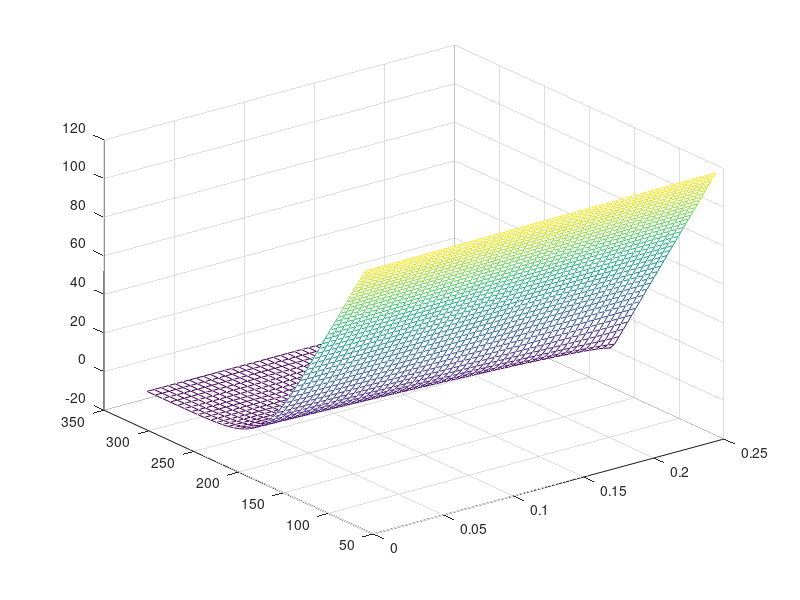

Reproduce this figure in MATLAB. (Note: this script raises an error after producing the figure.)
%%%%%%%%%%%%%%%%%%%%%%%%%%%%%%%%%%%%%%%%%%%%%%%%%%%%%%%%%%%%%%%%%%%%%%%%%%%
%                 1D Black-Scholes Equation Solver for
%                        European Put Option
%
%  The following code solves the B-S equation as a transformed heat
%  equation using the Finite Element Method. This program solves the 
%  equation for different values of N and M (no. of spatial and temporal 
%  points resp.) and plots the solution. We also perform basic error 
%  analysis by taking the analytical solution and solving for the error.
%
%  T - Time to Maturity
%  K - Strike Price
%  r - risk free interest rate
%  sigma - volatility
%
%  x_min, x_max - stock price bounds (these are implemented so we can
%  define the spatial domain)
%  x, tau - space and time domain resp.
%  x_eff - spatial domain excluding boundaries
%
%  S, k1, r - variables for transformation to heat equation
%
%  b - matric used to describe the boundary conditions as described in
%  Section 5
%
%  xi - matrix for the time variables (calculated using Crank-Nicolson)
%
%  REFERENCE: The Finite Element Method for Option Pricing under Heston’s Model.
%             Final Report for MA6621 Programming and Computing for Finance and Actuarial Science.
%             Hu Wei, Yao Wuguannan and Huang Jiaheng, Univeristy of Hong Kong, 2016

close all
clear all


%%%%%%%%%%%%%%%%%%%%   Initial Setup of Variables   %%%%%%%%%%%%%%%%%%%%%%%

T = 0.25; K = 175;
r = 0.04; sigma = 0.30;


% Log transformation of stock price bounds
x_min = log(25/K); x_max = log(500/K);



% Discretise the spatial and time domain

N = 100; M = 50;

x = linspace(x_min, x_max, N+2); dx = x(2) - x(1);
tau = linspace(0, T*(sigma^2)/2, M+1); dtau = tau(2) - tau(1);
x_eff = x(2 : length(x)-1);

xi = zeros(length(x_eff), length(tau));
b=xi;

k1 = 2*r / (sigma^2);
S = K*exp(x);


%%%%%%%%%%%%%%%%%%%  Establish boundary conditions  %%%%%%%%%%%%%%%%%%%%%%%


% Initial condition for option value at time T (this is gamma in our notes)
IC = @(x, k1) max(0, exp(0.5 * x * (k1 - 1)) - exp(0.5 * x * (k1 + 1)));

% Boundary conditions (alpha - value at x_min , beta - value at x_max)
alpha = @(tau) exp(1/2*(k1-1)*x_max + 1/4*tau*(k1-1)^2);
beta = @(tau) 0;
phi_boundary = @(x, tau) (beta(tau) - alpha(tau)) .* (x - x_min)/(x_max - x_min) + alpha(tau);

% Set initial condition.

xi(:,1) = IC(x_eff, k1)-phi_boundary(x_eff,0);

% Construct b to incorporate the boundary conditions into the FEM solution.
for i = 1 : length(tau)
    b(:, i) = ((x_eff - x_min)/(x_max - x_min)) * dx * (0.25 * (k1 + 1) ^ 2) * beta(tau(i));
end


%%%%%%  Assemble matrices and solve for xi using time stepping scheme  %%%%

A1 = zeros(N,N);
for i=1:N
    if i > 1
        A1(i, i-1) = -1/dx;
    end
    A1(i, i) = 2/dx;
    if i < N
        A1(i, i+1) = -1/dx;
    end
end
A1(1,1:2)=[2/dx,-1/dx]; A1(N,N-1:N)=[-1/dx,2/dx];

B1 = zeros(N,N);
for i=1:N
    if i > 1
        B1(i, i-1) = dx/6;
    end
    B1(i, i) = 2*dx/3;
    if i < N
        B1(i, i+1) = dx/6;
    end
end
B1(1,1:2)=[2*dx/3,dx/6]; B1(N,N-1:N)=[dx/6,2*dx/3];

% Solve for xi using the Crank-Nicolson Scheme
B_final = B1 + (0.5 * dtau) .* A1;
A_final = B1 - (0.5 * dtau) .* A1;

for i = 2 : length(tau)
    xi(:, i) = B_final \ (A_final * xi(:, i - 1) - (dtau/2) * (b(:, i) + b(:, i-1)));
end

%%%%%%%%%%%%%%%%%%%   Option Price Calculation V(S,t)   %%%%%%%%%%%%%%%%%%%

% Get option price at nodes
base = zeros(length(x), length(tau));
for i = 1 : length(x)
    for j = 1 : length(tau)
        base(i, j) = phi_boundary(x(i), tau(j));
    end
end

nodes = [zeros(1,length(tau)); xi; zeros(1,length(tau))];
nodes = nodes + base;


% Transform option prices back to the stock price and time domain
for i=1:length(x)
    for j=1:length(tau)
        nodes(i,j)=(K*exp((-0.5)*(k1-1)*x(i)+(-0.25)*((k1+1)^2)*tau(j)))*nodes(i,j);
    end
end



%%%%%%%%%%%%%%%%%%%%%%      Post-Processing      %%%%%%%%%%%%%%%%%%%%%%%%%%



% Output a 3D mesh of our FEM approiximation
V = nodes;
stock = S;
time = T-tau*2/sigma^2;
s = mesh(time',stock(3*N/10:85*N/100),V(3*N/10:85*N/100,:));view(3);
%mesh(time', stock, Nodes_v);view(3);
s.FaceColor = 'interp';
s.FaceAlpha = 0.3;
s.EdgeAlpha = 1; 
s.LineWidth = 0.75;
colormap turbo
title('Black-Scholes FEM Approximation for European Put');
ylabel('Stock Price (S)');xlabel('Time (T-t)');zlabel('Option Price V(S,t)');


% Output a 2D plot of the FEM Approximation for different time values
figure(2);
plot(stock(3*N/10:85*N/100), V(3*N/10:85*N/100, 1), 'r-', 'LineWidth', 1);
hold on;
plot(stock(3*N/10:85*N/100), V(3*N/10:85*N/100, M/2), '-', 'LineWidth', 1, 'Color',[0.1,0.6,0]);
plot(stock(3*N/10:85*N/100), V(3*N/10:85*N/100,M), 'b-', 'LineWidth', 1);
legend("V(S,T) at maturity", "V(S,T/2)", "V(S,0) initial condition");
xlabel('Stock Price (S)');
ylabel('Option Value V(S,t)');
title('European Put Option Prices at Different Times');



%%%%%%%%%%%%%%%%%%%%%%%      Error Analysis      %%%%%%%%%%%%%%%%%%%%%%%%%%

% Calculate the analytical solution to the B-S Equation (using financial toolbox for MATLAB)
for i = 1:length(x)
    for j = 1:length(tau)
        [Call,Put] = blsprice(K*exp(x(i)), K, r, T - (tau(j)*2)/sigma^2, sigma);
        V_exact(i,j) = Put;
    end
end



V_exact = flip(V_exact,2);
V_exact = V_exact(3*N/10:85*N/100, :);
V = V(3*N/10:85*N/100,:);
err = V - V_exact;
figure(3);
mesh(time, stock(3*N/10:85*N/100), err);
colormap jet
title('Error of Finite Element Solution');
ylabel('Stock Price');xlabel('Time');zlabel('Error');

